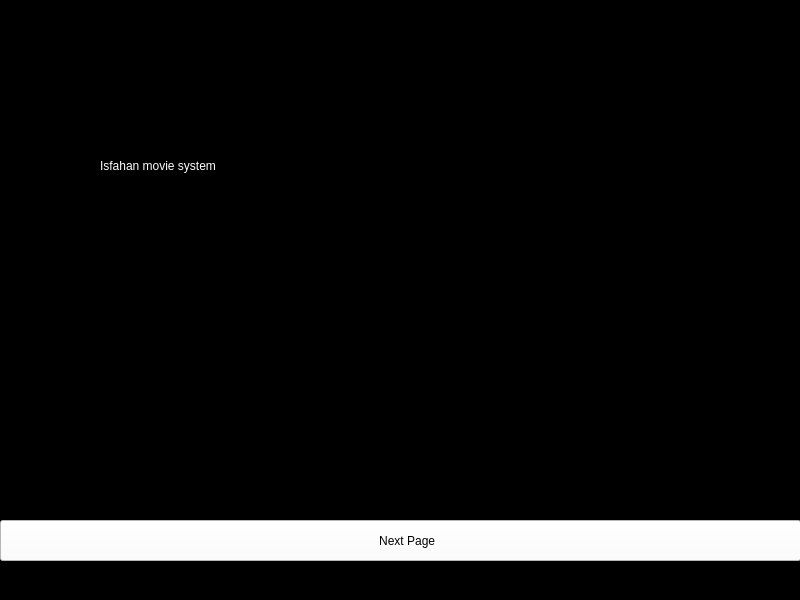
<?xml version="1.0" encoding="UTF-8"?>
<ui version="4.0">
 <class>MainWindow</class>
 <widget class="QMainWindow" name="MainWindow">
  <property name="geometry">
   <rect>
    <x>0</x>
    <y>0</y>
    <width>800</width>
    <height>600</height>
   </rect>
  </property>
  <property name="windowTitle">
   <string>MainWindow</string>
  </property>
  <property name="styleSheet">
   <string notr="true">background-color: rgb(0, 0, 0);</string>
  </property>
  <widget class="QWidget" name="centralwidget">
   <widget class="QLabel" name="label">
    <property name="geometry">
     <rect>
      <x>100</x>
      <y>80</y>
      <width>621</width>
      <height>171</height>
     </rect>
    </property>
    <property name="styleSheet">
     <string notr="true">font: 64pt &quot;Pristina&quot;;
color: rgb(255, 255, 255);
background-color: rgb(0, 0, 0);</string>
    </property>
    <property name="text">
     <string>Isfahan movie system</string>
    </property>
   </widget>
   <widget class="QPushButton" name="pushButton">
    <property name="geometry">
     <rect>
      <x>0</x>
      <y>520</y>
      <width>801</width>
      <height>41</height>
     </rect>
    </property>
    <property name="styleSheet">
     <string notr="true">font: 16pt &quot;Pristina&quot;;
background-color: rgb(255, 255, 255);
color: rgb(0, 0, 0);</string>
    </property>
    <property name="text">
     <string>    Next Page</string>
    </property>
   </widget>
  </widget>
  <widget class="QMenuBar" name="menubar">
   <property name="geometry">
    <rect>
     <x>0</x>
     <y>0</y>
     <width>800</width>
     <height>21</height>
    </rect>
   </property>
  </widget>
  <widget class="QStatusBar" name="statusbar"/>
 </widget>
 <resources/>
 <connections/>
</ui>
